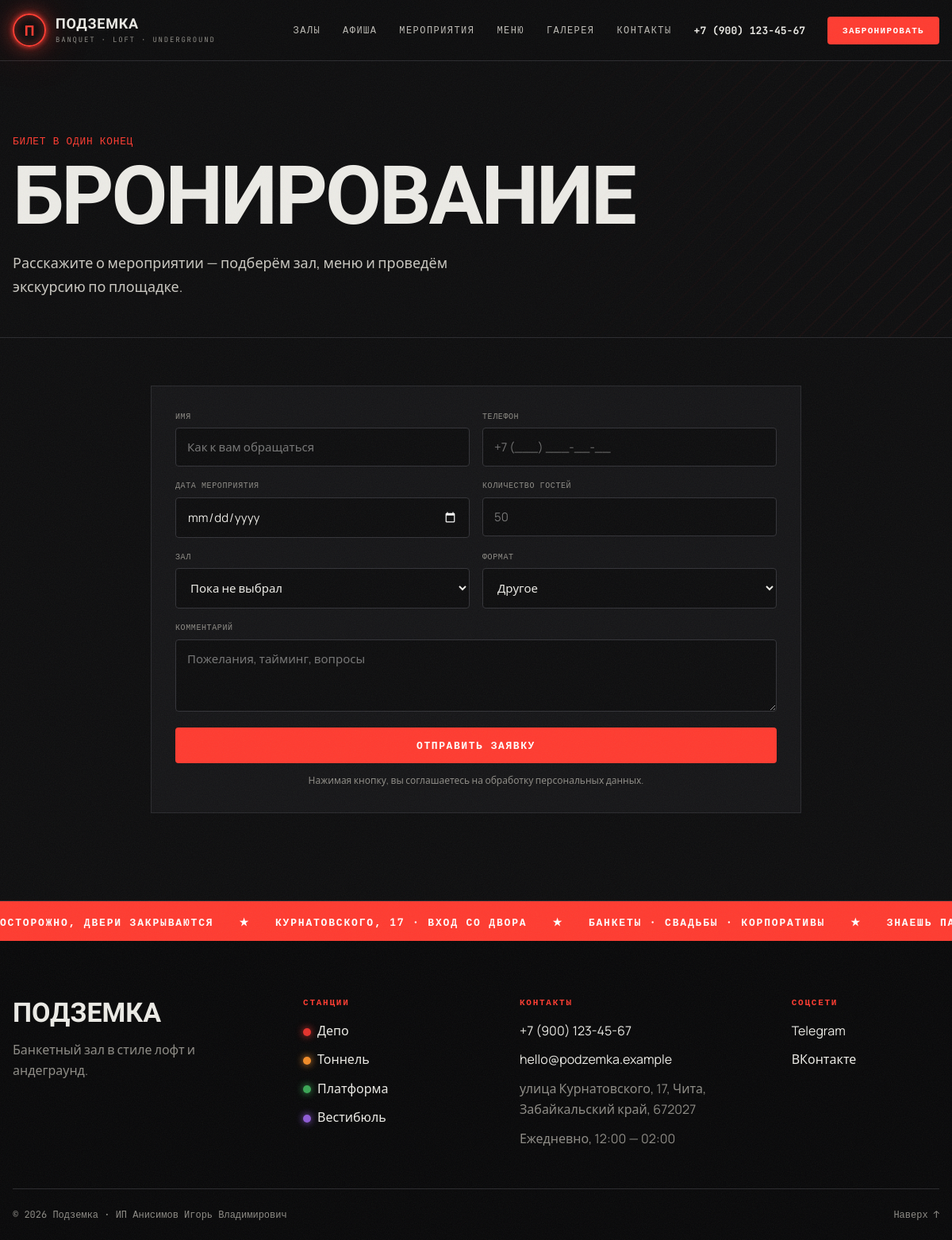
The page /booking/ on the database its author committed.
### venue/models.py (models this page shows, shortened)
class Hall(models.Model):
    name = models.CharField("Название", max_length=100)
    line_color = models.CharField(
        "Цвет линии (HEX)", max_length=7, default="#e4312b",
        help_text="Цвет «ветки метро» для зала, например #e4312b",
    )
    line_number = models.PositiveSmallIntegerField("Номер линии", default=1)
    short_description = models.CharField("Короткое описание", max_length=255)
    description = models.TextField("Полное описание")
    capacity_banquet = models.PositiveIntegerField("Вместимость (банкет)")
    capacity_buffet = models.PositiveIntegerField("Вместимость (фуршет)")
    area = models.PositiveIntegerField("Площадь, м²")
    price_from = models.PositiveIntegerField("Цена от, ₽/гость")
    features = models.TextField(
        "Особенности", blank=True,
        help_text="Каждая особенность — с новой строки",
    )
    image = models.CharField(
        "Картинка (путь в static)", max_length=200, default="img/hall-depo.jpg",
    )
    order = models.PositiveSmallIntegerField("Порядок", default=0)
    is_active = models.BooleanField("Показывать на сайте", default=True)
    class Meta:
        verbose_name = "Зал"
        verbose_name_plural = "Залы"
        ordering = ["order", "id"]
    def __str__(self):
        return self.name
    def get_absolute_url(self):
        return reverse("venue:hall_detail", kwargs={"pk": self.pk})

### venue/views.py (the view)
# urls.py: path("booking/", views.booking, name="booking"),
def booking(request):
    if request.method == "POST":
        form = BookingForm(request.POST)
        if form.is_valid():
            form.save()
            messages.success(request, "Заявка принята! Перезвоним в течение 15 минут.")
            return redirect("venue:booking")
    else:
        form = BookingForm(initial={
            "hall": request.GET.get("hall"),
            "comment": request.GET.get("comment", ""),
            "guests": request.GET.get("guests"),
        })
    return render(request, "venue/booking.html", {"form": form})

### venue/forms.py (shortened to what this page needs)
class BookingForm(forms.ModelForm):
    class Meta:
        model = BookingRequest
        fields = ["name", "phone", "date", "guests", "hall", "event_format", "comment"]
        widgets = {
            "name": forms.TextInput(attrs={"placeholder": "Как к вам обращаться", "autocomplete": "name"}),
            "phone": forms.TextInput(attrs={"placeholder": "+7 (___) ___-__-__", "autocomplete": "tel", "type": "tel"}),
            "date": forms.DateInput(attrs={"type": "date"}),
            "guests": forms.NumberInput(attrs={"min": 1, "max": 350, "placeholder": "50"}),
            "comment": forms.Textarea(attrs={"rows": 3, "placeholder": "Пожелания, тайминг, вопросы"}),
        }
    def __init__(self, *args, **kwargs):
        super().__init__(*args, **kwargs)
        self.fields["hall"].empty_label = "Пока не выбрал"
        self.fields["event_format"].empty_label = "Другое"
        self.fields["date"].widget.attrs["min"] = datetime.date.today().isoformat()

### venue/context_processors.py (called while the page is built)
def site_info(request):
    promo = settings.PROMO
    promo_active = datetime.date.today() <= datetime.date.fromisoformat(promo["until"])
    return {
        "site": settings.SITE_INFO,
        "nav_halls": Hall.objects.filter(is_active=True),
        "promo": promo if promo_active else None,
    }

### venue/models.py (called while the page is built)
    def __str__(self):
        return self.title

### templates/venue/booking.html
{% extends "base.html" %}
{% block content %}
<section class="page-head">
  <div class="container">
    <p class="mono muted">Билет в один конец</p>
    <h1 class="page-head__title">Бронирование</h1>
    <p class="page-head__lead">Расскажите о мероприятии — подберём зал, меню и проведём экскурсию по площадке.</p>
  </div>
</section>
<section class="section section--tight">
  <div class="container narrow">
    {% include "includes/booking_form.html" %}
  </div>
</section>
{% endblock %}

### templates/includes/footer.html (shortened to what this page needs)
<footer class="footer">
  <div class="ticker" aria-hidden="true">
    <div class="ticker__track">
      {% for i in "1234" %}
        <span>Осторожно, двери закрываются</span><span>★</span>
        <span>Курнатовского, 17 · вход со двора</span><span>★</span>
        <span>Банкеты · свадьбы · корпоративы</span><span>★</span>
        <span>Знаешь пароль? −{{ site.bar_discount }}% в баре</span><span>★</span>
      {% endfor %}
    </div>
  </div>
  <div class="container footer__grid">
    <div>
      <div class="footer__logo">Подземка</div>
      <p class="muted">{{ site.tagline }}.</p>
    </div>
    <div>
      <div class="footer__title">Станции</div>
      <ul class="footer__list">
        {% for hall in nav_halls %}
          <li><a href="{{ hall.get_absolute_url }}"><i class="dot" style="--c: {{ hall.line_color }}"></i>{{ hall.name }}</a></li>
        {% endfor %}
      </ul>
    </div>
    <div>
      <div class="footer__title">Контакты</div>
      <ul class="footer__list">
        <li><a href="tel:{{ site.phone_raw }}">{{ site.phone }}</a></li>
        <li><a href="mailto:{{ site.email }}">{{ site.email }}</a></li>
        <li class="muted">{{ site.address }}</li>
        <li class="muted">{{ site.hours }}</li>
      </ul>
    </div>
    <div>
      <div class="footer__title">Соцсети</div>
      <ul class="footer__list">
        <li><a href="{{ site.telegram }}" target="_blank">Telegram</a></li>
        <li><a href="{{ site.vk }}" target="_blank">ВКонтакте</a></li>
      </ul>
    </div>
  </div>
  <div class="container footer__bottom">
    <span>© {% now "Y" %} {{ site.name }} · {{ site.legal_name }}</span>
    <a href="#main" class="muted">Наверх ↑</a>
  </div>
</footer>

### static/css/style.css (style rules this page uses)
:root { --bg: #0d0d0e; --bg-2: #151517; --concrete: #1c1c1f; --line: #2a2a2e; --text: #ecebe6; --muted: #8d8b85; --neon: #ff3b30; --neon-2: #ff7a1a; --neon-glow: 0 0 6px rgba(255, 59, 48, .9), 0 0 22px rgba(255, 59, 48, .55), 0 0 60px rgba(255, 59, 48, .25); --brick: #5a2a1e; --radius: 4px; --container: 1200px; --f-display: "Unbounded", system-ui, sans-serif; --f-body: "Manrope", system-ui, sans-serif; --f-mono: "JetBrains Mono", ui-monospace, monospace; }
*, *::before, *::after { box-sizing: border-box; }
html { scroll-behavior: smooth; }
body { margin: 0; background: var(--bg); color: var(--text); font: 16px/1.65 var(--f-body); -webkit-font-smoothing: antialiased; overflow-x: hidden; }
a { color: inherit; text-decoration: none; }
h1, h2, h3, h4 { font-family: var(--f-display); line-height: 1.1; margin: 0 0 .6em; letter-spacing: -.01em; }
p { margin: 0 0 1em; }
.container { width: min(100% - 32px, var(--container)); margin-inline: auto; }
.narrow { max-width: 820px; }
.mono { font-family: var(--f-mono); font-size: .8em; letter-spacing: .06em; text-transform: uppercase; }
.muted { color: var(--muted); }
.section { padding: 110px 0; position: relative; }
.section--tight { padding: 60px 0 110px; }
.field input, .field select, .field textarea { width: 100%; padding: 13px 14px; background: var(--bg); color: var(--text); border: 1px solid #333338; border-radius: var(--radius); font: 15px var(--f-body); transition: .2s; color-scheme: dark; }
.page-head { padding: 90px 0 30px; border-bottom: 1px solid var(--line); position: relative; overflow: hidden; }
.page-head::after { content: ""; position: absolute; right: -5%; top: 0; bottom: 0; width: 50%; background: repeating-linear-gradient(-45deg, transparent 0 18px, rgba(255, 59, 48, .06) 18px 20px); mask-image: linear-gradient(90deg, transparent, #000); }
.page-head .mono { color: var(--neon); }
.page-head .container { container-type: inline-size; }
.page-head__title { font: 900 clamp(26px, 8.8cqi, 110px)/.9 var(--f-display); text-transform: uppercase; letter-spacing: -.03em; margin: 12px 0 24px; }
.page-head__lead { max-width: 640px; color: #c9c7c0; font-size: 18px; }
.dot { display: inline-block; width: 10px; height: 10px; border-radius: 50%; background: var(--c); box-shadow: 0 0 10px var(--c); margin-right: 8px; vertical-align: middle; }
.footer { border-top: 1px solid var(--line); background: #080809; }
.ticker { overflow: hidden; background: var(--neon); color: #fff; padding: 12px 0; white-space: nowrap; }
.ticker__track { display: inline-flex; gap: 32px; animation: ticker 40s linear infinite; font: 700 13px var(--f-mono); letter-spacing: .14em; text-transform: uppercase; }
.footer__grid { display: grid; grid-template-columns: 1.4fr 1fr 1.3fr .8fr; gap: 40px; padding: 70px 0 50px; }
.footer__logo { font: 900 34px var(--f-display); text-transform: uppercase; margin-bottom: 14px; }
.footer__title { font: 700 11px var(--f-mono); letter-spacing: .16em; text-transform: uppercase; color: var(--neon); margin-bottom: 16px; }
.footer__list { list-style: none; padding: 0; margin: 0; display: grid; gap: 10px; }
.footer__bottom { display: flex; justify-content: space-between; gap: 20px; padding: 24px 0; border-top: 1px solid var(--line); font: 12px var(--f-mono); color: var(--muted); flex-wrap: wrap; }

### rows shown on the page
Hall: name "Депо"
Hall: name "Тоннель"
Hall: name "Платформа"
Hall: name "Вестибюль"

### other values the page prints
{{ site.phone }} "+7 (900) 123-45-67"
{{ field.label }} "ИМЯ" "ТЕЛЕФОН" "ДАТА МЕРОПРИЯТИЯ" "КОЛИЧЕСТВО ГОСТЕЙ" "ЗАЛ" "ФОРМАТ" "КОММЕНТАРИЙ"
{{ site.tagline }} "Банкетный зал в стиле лофт и андеграунд"
{{ site.email }} "hello@podzemka.example"
{{ site.address }} "улица Курнатовского, 17, Чита, Забайкальский край, 672027"
{{ site.hours }} "Ежедневно, 12:00 — 02:00"
{{ site.name }} "Подземка"
{{ site.legal_name }} "ИП Анисимов Игорь Владимирович"
